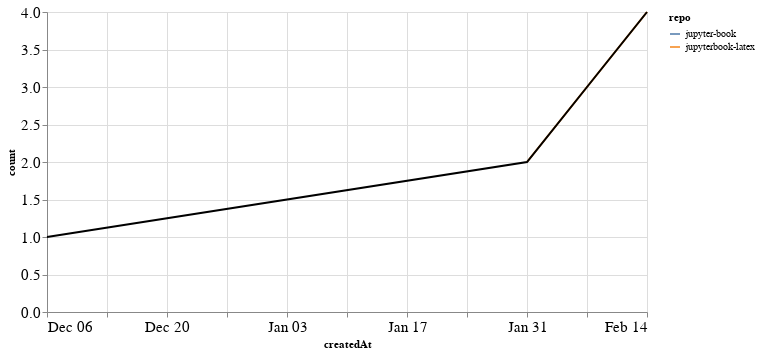

The notebook cell this image was saved under:
### Markdown cell above
### PRs

### Code cell
prs_time = prs.groupby('repo').resample('W', on='createdAt').count()['author'].reset_index()
prs_time = prs_time.rename(columns={'author': 'count'})
prs_time_total = prs_time.groupby('createdAt').agg({"count": "sum"}).reset_index()

ch1 = alt.Chart(prs_time, width=600).mark_line().encode(
    x='createdAt',
    y='count',
    color='repo',
    tooltip="repo"
)

ch2 = alt.Chart(prs_time_total, width=600).mark_line(color="black").encode(
    x='createdAt',
    y='count',
)

ch1 + ch2

### Figure 1 — Vega-Lite specification as saved in the notebook (floating-point values rounded to 4 significant figures)
{"config": {"axisLeft": {"labelFontSize": 15}, "axisBottom": {"labelFontSize": 15}}, "layer": [{"data": {"name": "data-7e1b950d71f57780b75fe2cf34337fc6"}, "mark": "line", "encoding": {"color": {"type": "nominal", "field": "repo"}, "tooltip": {"type": "nominal", "field": "repo"}, "x": {"type": "temporal", "field": "createdAt"}, "y": {"type": "quantitative", "field": "count"}}, "width": 600}, {"data": {"name": "data-63fc12cd61e5aa340660c81b4f431a1b"}, "mark": {"type": "line", "color": "black"}, "encoding": {"x": {"type": "temporal", "field": "createdAt"}, "y": {"type": "quantitative", "field": "count"}}, "width": 600}], "$schema": "https://vega.github.io/schema/vega-lite/v4.8.1.json", "datasets": {"data-7e1b950d71f57780b75fe2cf34337fc6": [{"repo": "jupyter-book", "createdAt": "2020-12-06T00:00:00", "count": 1}, {"repo": "jupyterbook-latex", "createdAt": "2021-01-31T00:00:00", "count": 2}, {"repo": "jupyterbook-latex", "createdAt": "2021-02-07T00:00:00", "count": 3}, {"repo": "jupyterbook-latex", "createdAt": "2021-02-14T00:00:00", "count": 4}], "data-63fc12cd61e5aa340660c81b4f431a1b": [{"createdAt": "2020-12-06T00:00:00", "count": 1}, {"createdAt": "2021-01-31T00:00:00", "count": 2}, {"createdAt": "2021-02-07T00:00:00", "count": 3}, {"createdAt": "2021-02-14T00:00:00", "count": 4}]}}
